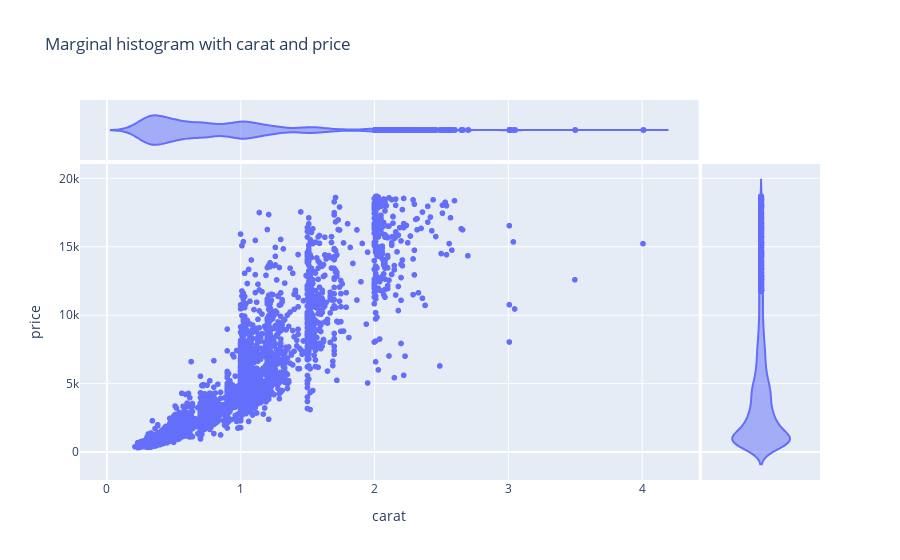

Source (notebook cell):
### Code cell
# Scatter plot with marginal histogram
fig = px.scatter(df,x ='carat' ,y ='price',
                 marginal_x='violin',
                 marginal_y='violin',
                 title='Marginal histogram with carat and price')
fig.show()

### Figure 1 — Plotly figure (JSON) as saved in the notebook; plotly's stock layout.template omitted (floating-point values rounded to 4 significant figures; data arrays with more than 128 entries replaced by an {"elided": "..."} marker saying what was removed)
{"data": [{"hovertemplate": "carat=%{x}<br>price=%{y}<extra></extra>", "legendgroup": "", "marker": {"color": "#636efa", "symbol": "circle"}, "mode": "markers", "name": "", "showlegend": false, "type": "scattergl", "x": {"elided": "5394 float values"}, "xaxis": "x", "y": {"elided": "5394 int values"}, "yaxis": "y"}, {"alignmentgroup": "True", "hovertemplate": "carat=%{x}<extra></extra>", "legendgroup": "", "marker": {"color": "#636efa", "symbol": "circle"}, "name": "", "offsetgroup": "", "scalegroup": "x", "showlegend": false, "type": "violin", "x": {"elided": "5394 float values"}, "xaxis": "x3", "yaxis": "y3"}, {"alignmentgroup": "True", "hovertemplate": "price=%{y}<extra></extra>", "legendgroup": "", "marker": {"color": "#636efa", "symbol": "circle"}, "name": "", "offsetgroup": "", "scalegroup": "y", "showlegend": false, "type": "violin", "xaxis": "x2", "y": {"elided": "5394 int values"}, "yaxis": "y2"}], "layout": {"legend": {"tracegroupgap": 0}, "title": {"text": "Marginal histogram with carat and price"}, "xaxis": {"anchor": "y", "domain": [0, 0.8358], "title": {"text": "carat"}}, "xaxis2": {"anchor": "y2", "domain": [0.8408, 1], "matches": "x2", "showgrid": false, "showline": false, "showticklabels": false, "ticks": ""}, "xaxis3": {"anchor": "y3", "domain": [0, 0.8358], "matches": "x", "showgrid": true, "showticklabels": false}, "xaxis4": {"anchor": "y4", "domain": [0.8408, 1], "matches": "x2", "showgrid": false, "showline": false, "showticklabels": false, "ticks": ""}, "yaxis": {"anchor": "x", "domain": [0, 0.8316], "title": {"text": "price"}}, "yaxis2": {"anchor": "x2", "domain": [0, 0.8316], "matches": "y", "showgrid": true, "showticklabels": false}, "yaxis3": {"anchor": "x3", "domain": [0.8416, 1], "matches": "y3", "showgrid": false, "showline": false, "showticklabels": false, "ticks": ""}, "yaxis4": {"anchor": "x4", "domain": [0.8416, 1], "matches": "y3", "showgrid": true, "showline": false, "showticklabels": false, "ticks": ""}}}
